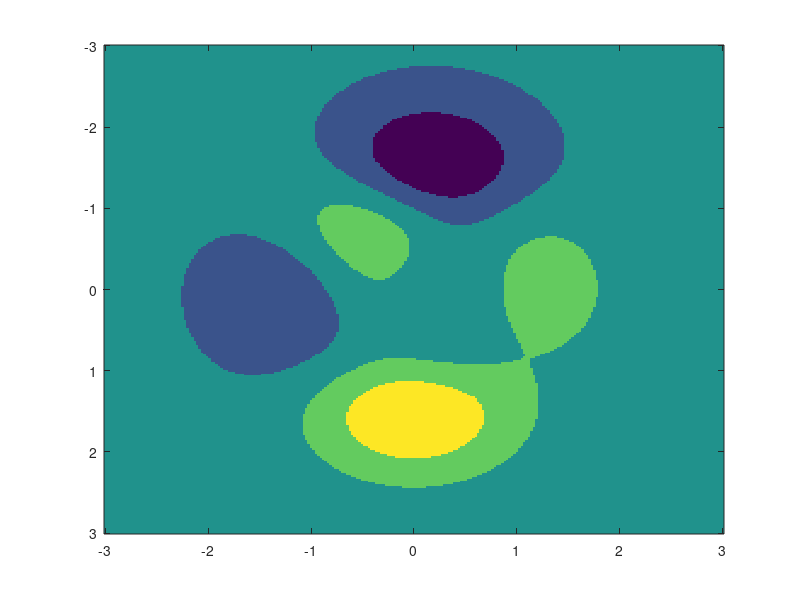

Source code (MATLAB):
function[Y,C] = setupPeaks(np, nc, ns)
% generates PEAKs example
if not(exist('np','var')) || isempty(np)
    np = 8000;
end

if not(exist('nc','var')) || isempty(nc)
    nc = 5;
end

if not(exist('ns','var')) || isempty(ns)
    ns = 256;
end


[xx,yy,cc] = peaks(ns);
t1 = linspace(min(xx(:)),max(xx(:)),ns);
t2 = linspace(min(yy(:)),max(yy(:)),ns);

% Binarize it
mxcc = max(cc(:)); mncc = min(cc(:)); 
hc = (mxcc - mncc)/(nc);
ccb = zeros(size(cc));
for i=1:nc
    ii = find( (mncc + (i-1)*hc)< cc & cc <= (mncc+i*hc));
    ccb(ii) = i-1;
end

figure(1); clf;
imagesc(t1,t2,reshape(ccb,ns,ns))
% rng('default');
% rng(2)

% draw same number of points per class
Y = [];
npc = ceil(np/nc);
for k=0:nc-1
   xk = [xx(ccb==k) yy(ccb==k)];
   inds = randi(size(xk,1),npc,1);
   
   Y = [Y; xk(inds,:)];
end

C = kron(eye(nc),ones(npc,1));
